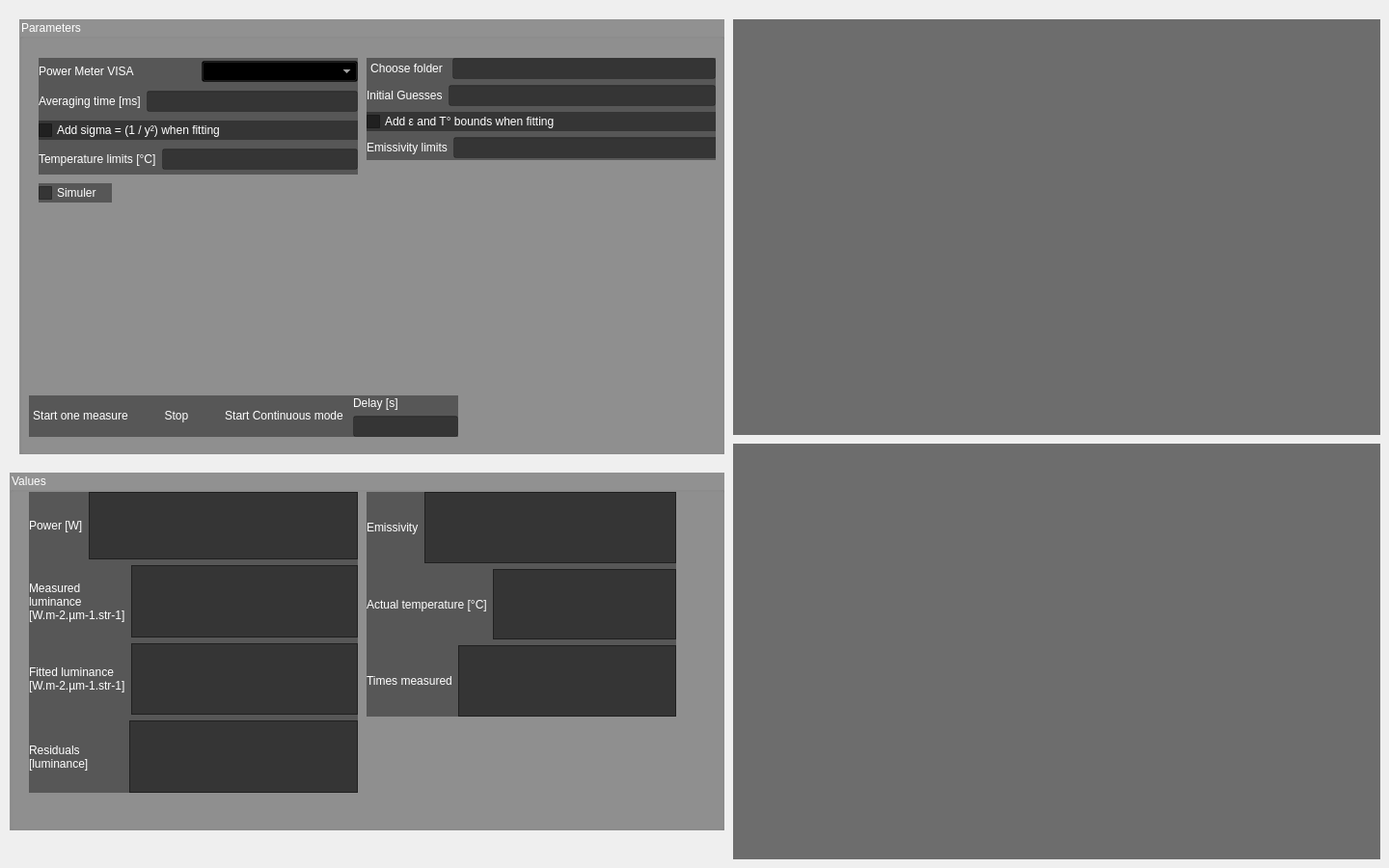
    <widget class="QWidget" name="Sample">
     <attribute name="title">
      <string>Sample</string>
     </attribute>
     <widget class="QFrame" name="frameUp">
      <property name="geometry">
       <rect>
        <x>760</x>
        <y>20</y>
        <width>671</width>
        <height>431</height>
       </rect>
      </property>
      <property name="autoFillBackground">
       <bool>false</bool>
      </property>
      <property name="styleSheet">
       <string notr="true">background-color: rgb(109,109,109);</string>
      </property>
     </widget>
     <widget class="QGroupBox" name="Val">
      <property name="geometry">
       <rect>
        <x>10</x>
        <y>490</y>
        <width>741</width>
        <height>371</height>
       </rect>
      </property>
      <property name="styleSheet">
       <string notr="true">background : rgba(0,0,0,100);
color: rgb(255,255,255)</string>
      </property>
      <property name="title">
       <string>Values</string>
      </property>
      <widget class="QLabel" name="labelvalResP">
       <property name="geometry">
        <rect>
         <x>55</x>
         <y>410</y>
         <width>101</width>
         <height>41</height>
        </rect>
       </property>
       <property name="styleSheet">
        <string notr="true">background : rgba(255,255,255,0)</string>
       </property>
       <property name="text">
        <string>Residuals [% luminance]</string>
       </property>
       <property name="scaledContents">
        <bool>false</bool>
       </property>
       <property name="wordWrap">
        <bool>true</bool>
       </property>
      </widget>
      <widget class="QTextBrowser" name="valResidualsP">
       <property name="geometry">
        <rect>
         <x>180</x>
         <y>410</y>
         <width>371</width>
         <height>50</height>
        </rect>
       </property>
       <property name="toolTip">
        <string>&lt;html&gt;&lt;head/&gt;&lt;body&gt;&lt;p&gt;&lt;span style=&quot; color:#aa55ff;&quot;&gt;Measured luminance - fitted luminance (using Planck's law with fitted T and E) in %&lt;/span&gt;&lt;/p&gt;&lt;/body&gt;&lt;/html&gt;</string>
       </property>
       <property name="whatsThis">
        <string>Measured luminance - fitted luminance (using Planck's law with fitted T and E)</string>
       </property>
      </widget>
      <widget class="QWidget" name="layoutWidget">
       <property name="geometry">
        <rect>
         <x>20</x>
         <y>20</y>
         <width>341</width>
         <height>312</height>
        </rect>
       </property>
       <layout class="QVBoxLayout" name="verticalLayout_8">
        <item>
         <layout class="QHBoxLayout" name="horizontalLayout_15">
          <item>
           <widget class="QLabel" name="labelvalPowS">
            <property name="layoutDirection">
             <enum>Qt::LeftToRight</enum>
            </property>
            <property name="styleSheet">
             <string notr="true">background : rgba(255,255,255,0)</string>
            </property>
            <property name="text">
             <string>Power [W]</string>
            </property>
           </widget>
          </item>
          <item>
           <widget class="QTextBrowser" name="valPowS">
            <property name="toolTip">
             <string>&lt;html&gt;&lt;head/&gt;&lt;body&gt;&lt;p&gt;&lt;span style=&quot; color:#aa55ff;&quot;&gt;Power received by the photodiodes&lt;/span&gt;&lt;/p&gt;&lt;/body&gt;&lt;/html&gt;</string>
            </property>
            <property name="whatsThis">
             <string>Power received by the photodiodes</string>
            </property>
           </widget>
          </item>
         </layout>
        </item>
        <item>
         <layout class="QHBoxLayout" name="horizontalLayout_16">
          <item>
           <widget class="QLabel" name="labelvalLum_2">
            <property name="styleSheet">
             <string notr="true">background : rgba(255,255,255,0)</string>
            </property>
            <property name="text">
             <string>Measured luminance [W.m-2.µm-1.str-1]</string>
            </property>
            <property name="wordWrap">
             <bool>true</bool>
            </property>
           </widget>
          </item>
          <item>
           <widget class="QTextBrowser" name="valLuminance">
            <property name="toolTip">
             <string>&lt;html&gt;&lt;head/&gt;&lt;body&gt;&lt;p&gt;&lt;span style=&quot; color:#aa55ff;&quot;&gt;Measured luminance using the A,B &amp;amp; C calibration coefficients &lt;/span&gt;&lt;/p&gt;&lt;/body&gt;&lt;/html&gt;</string>
            </property>
            <property name="whatsThis">
             <string>Measured luminance with the calibration coefficients</string>
            </property>
           </widget>
          </item>
         </layout>
        </item>
        <item>
         <layout class="QHBoxLayout" name="horizontalLayout_17">
          <item>
           <widget class="QLabel" name="labelvalFitLum">
            <property name="styleSheet">
             <string notr="true">background : rgba(255,255,255,0)</string>
            </property>
            <property name="text">
             <string>Fitted luminance [W.m-2.µm-1.str-1]</string>
            </property>
            <property name="scaledContents">
             <bool>false</bool>
            </property>
            <property name="wordWrap">
             <bool>true</bool>
            </property>
           </widget>
          </item>
          <item>
           <widget class="QTextBrowser" name="valFitLum">
            <property name="toolTip">
             <string>&lt;html&gt;&lt;head/&gt;&lt;body&gt;&lt;p&gt;&lt;span style=&quot; color:#aa55ff;&quot;&gt;Fitted luminance (using Planck's law with fitted T and E)&lt;/span&gt;&lt;/p&gt;&lt;/body&gt;&lt;/html&gt;</string>
            </property>
            <property name="whatsThis">
             <string>Measured luminance - fitted luminance (using Planck's law with fitted T and E)</string>
            </property>
           </widget>
          </item>
         </layout>
        </item>
        <item>
         <layout class="QHBoxLayout" name="horizontalLayout_18">
          <item>
           <widget class="QLabel" name="labelvalRes">
            <property name="styleSheet">
             <string notr="true">background : rgba(255,255,255,0)</string>
            </property>
            <property name="text">
             <string>Residuals [luminance]</string>
            </property>
            <property name="scaledContents">
             <bool>false</bool>
            </property>
            <property name="wordWrap">
             <bool>true</bool>
            </property>
           </widget>
          </item>
          <item>
           <widget class="QTextBrowser" name="valResiduals">
            <property name="toolTip">
             <string>&lt;html&gt;&lt;head/&gt;&lt;body&gt;&lt;p&gt;&lt;span style=&quot; color:#aa55ff;&quot;&gt;Measured luminance - fitted luminance (using Planck's law with fitted T and E)&lt;/span&gt;&lt;/p&gt;&lt;/body&gt;&lt;/html&gt;</string>
            </property>
            <property name="whatsThis">
             <string>Measured luminance - fitted luminance (using Planck's law with fitted T and E)</string>
            </property>
           </widget>
          </item>
         </layout>
        </item>
       </layout>
      </widget>
      <widget class="QWidget" name="layoutWidget">
       <property name="geometry">
        <rect>
         <x>370</x>
         <y>20</y>
         <width>321</width>
         <height>233</height>
        </rect>
       </property>
       <layout class="QVBoxLayout" name="verticalLayout_9">
        <item>
         <layout class="QHBoxLayout" name="horizontalLayout_19">
          <item>
           <widget class="QLabel" name="labelEm">
            <property name="enabled">
             <bool>false</bool>
            </property>
            <property name="styleSheet">
             <string notr="true">background : rgba(255,255,255,0)
</string>
            </property>
            <property name="lineWidth">
             <number>0</number>
            </property>
            <property name="text">
             <string>Emissivity</string>
            </property>
           </widget>
          </item>
          <item>
           <widget class="QTextBrowser" name="valEps">
            <property name="toolTip">
             <string>&lt;html&gt;&lt;head/&gt;&lt;body&gt;&lt;p&gt;&lt;span style=&quot; color:#aa55ff;&quot;&gt;Fitted emissivity&lt;/span&gt;&lt;/p&gt;&lt;/body&gt;&lt;/html&gt;</string>
            </property>
            <property name="whatsThis">
             <string>Fitted emissivity</string>
            </property>
           </widget>
          </item>
         </layout>
        </item>
        <item>
         <layout class="QHBoxLayout" name="horizontalLayout_20">
          <item>
           <widget class="QLabel" name="labelActTemp">
            <property name="enabled">
             <bool>true</bool>
            </property>
            <property name="styleSheet">
             <string notr="true">background : rgba(255,255,255,0)</string>
            </property>
            <property name="text">
             <string>Actual temperature [°C]</string>
            </property>
           </widget>
          </item>
          <item>
           <widget class="QTextBrowser" name="valTemp">
            <property name="toolTip">
             <string>&lt;html&gt;&lt;head/&gt;&lt;body&gt;&lt;p&gt;&lt;span style=&quot; color:#aa55ff;&quot;&gt;Fitted temperature&lt;/span&gt;&lt;/p&gt;&lt;/body&gt;&lt;/html&gt;</string>
            </property>
            <property name="whatsThis">
             <string>Fitted temperature</string>
            </property>
           </widget>
          </item>
         </layout>
        </item>
        <item>
         <layout class="QHBoxLayout" name="horizontalLayout_21">
          <item>
           <widget class="QLabel" name="labelNbMeasure">
            <property name="enabled">
             <bool>true</bool>
            </property>
            <property name="styleSheet">
             <string notr="true">background : rgba(255,255,255,0)</string>
            </property>
            <property name="text">
             <string>Times measured</string>
            </property>
           </widget>
          </item>
          <item>
           <widget class="QTextBrowser" name="valNbMeasure"/>
          </item>
         </layout>
        </item>
       </layout>
      </widget>
     </widget>
     <widget class="QGroupBox" name="Param">
      <property name="enabled">
       <bool>true</bool>
      </property>
      <property name="geometry">
       <rect>
        <x>20</x>
        <y>20</y>
        <width>731</width>
        <height>451</height>
       </rect>
      </property>
      <property name="styleSheet">
       <string notr="true">background : rgba(0,0,0,100);
color: rgb(255,255,255)</string>
      </property>
      <property name="title">
       <string>Parameters</string>
      </property>
      <widget class="QCheckBox" name="check_simu">
       <property name="geometry">
        <rect>
         <x>20</x>
         <y>170</y>
         <width>76</width>
         <height>20</height>
        </rect>
       </property>
       <property name="font">
        <font>
         <kerning>true</kerning>
        </font>
       </property>
       <property name="text">
        <string>Simuler</string>
       </property>
      </widget>
      <widget class="QWidget" name="layoutWidget">
       <property name="geometry">
        <rect>
         <x>20</x>
         <y>40</y>
         <width>331</width>
         <height>121</height>
        </rect>
       </property>
       <layout class="QVBoxLayout" name="verticalLayout_5">
        <item>
         <layout class="QHBoxLayout" name="horizontalLayout_8">
          <item>
           <widget class="QLabel" name="labelVISAs">
            <property name="font">
             <font>
              <italic>false</italic>
              <underline>false</underline>
              <strikeout>false</strikeout>
              <kerning>true</kerning>
             </font>
            </property>
            <property name="styleSheet">
             <string notr="true">background : rgba(255,255,255,0)</string>
            </property>
            <property name="text">
             <string>Power Meter VISA</string>
            </property>
            <property name="textFormat">
             <enum>Qt::PlainText</enum>
            </property>
            <property name="wordWrap">
             <bool>true</bool>
            </property>
           </widget>
          </item>
          <item>
           <widget class="QComboBox" name="id_powermeterS">
            <property name="toolTip">
             <string>&lt;html&gt;&lt;head/&gt;&lt;body&gt;&lt;p&gt;&lt;span style=&quot; color:#aa55ff;&quot;&gt;Instrument adress&lt;/span&gt;&lt;/p&gt;&lt;/body&gt;&lt;/html&gt;</string>
            </property>
            <property name="autoFillBackground">
             <bool>false</bool>
            </property>
            <property name="styleSheet">
             <string notr="true"/>
            </property>
            <property name="editable">
             <bool>false</bool>
            </property>
            <property name="currentText">
             <string/>
            </property>
           </widget>
          </item>
         </layout>
        </item>
        <item>
         <layout class="QHBoxLayout" name="horizontalLayout_9">
          <item>
           <widget class="QLabel" name="labelAvgs">
            <property name="enabled">
             <bool>false</bool>
            </property>
            <property name="styleSheet">
             <string notr="true">background : rgba(255,255,255,0)
</string>
            </property>
            <property name="lineWidth">
             <number>0</number>
            </property>
            <property name="text">
             <string>Averaging time [ms]</string>
            </property>
            <property name="wordWrap">
             <bool>true</bool>
            </property>
           </widget>
          </item>
          <item>
           <widget class="QLineEdit" name="avg_timeS">
            <property name="maximumSize">
             <size>
              <width>300</width>
              <height>16777215</height>
             </size>
            </property>
            <property name="toolTip">
             <string>&lt;html&gt;&lt;head/&gt;&lt;body&gt;&lt;p&gt;&lt;span style=&quot; color:#aa55ff;&quot;&gt;[A1,...,Aj,...,Ap]&lt;/span&gt;&lt;/p&gt;&lt;/body&gt;&lt;/html&gt;</string>
            </property>
            <property name="styleSheet">
             <string notr="true"/>
            </property>
            <property name="text">
             <string/>
            </property>
           </widget>
          </item>
         </layout>
        </item>
        <item>
         <widget class="QCheckBox" name="checkBoxSigma">
          <property name="font">
           <font>
            <family>MS Shell Dlg 2</family>
           </font>
          </property>
          <property name="contextMenuPolicy">
           <enum>Qt::NoContextMenu</enum>
          </property>
          <property name="layoutDirection">
           <enum>Qt::LeftToRight</enum>
          </property>
          <property name="text">
           <string>Add sigma = (1 / y²) when fitting</string>
          </property>
          <property name="checked">
           <bool>false</bool>
          </property>
         </widget>
        </item>
        <item>
         <layout class="QHBoxLayout" name="horizontalLayout_10">
          <item>
           <widget class="QLabel" name="labelTempLim">
            <property name="enabled">
             <bool>true</bool>
            </property>
            <property name="styleSheet">
             <string notr="true">background : rgba(255,255,255,0)</string>
            </property>
            <property name="text">
             <string>Temperature limits [°C]</string>
            </property>
            <property name="scaledContents">
             <bool>false</bool>
            </property>
            <property name="wordWrap">
             <bool>true</bool>
            </property>
           </widget>
          </item>
          <item>
           <widget class="QLineEdit" name="temp_limit">
            <property name="maximumSize">
             <size>
              <width>280</width>
              <height>16777215</height>
             </size>
            </property>
            <property name="toolTip">
             <string>&lt;html&gt;&lt;head/&gt;&lt;body&gt;&lt;p&gt;&lt;span style=&quot; color:#aa55ff;&quot;&gt;[Tmin, Tmax] bounds for the sample curve_fit function&lt;/span&gt;&lt;/p&gt;&lt;/body&gt;&lt;/html&gt;</string>
            </property>
            <property name="whatsThis">
             <string>[Tmin, Tmax] bounds for the sample curve_fit function</string>
            </property>
            <property name="styleSheet">
             <string notr="true"/>
            </property>
            <property name="text">
             <string/>
            </property>
           </widget>
          </item>
         </layout>
        </item>
       </layout>
      </widget>
      <widget class="QWidget" name="layoutWidget">
       <property name="geometry">
        <rect>
         <x>360</x>
         <y>40</y>
         <width>362</width>
         <height>106</height>
        </rect>
       </property>
       <layout class="QVBoxLayout" name="verticalLayout_6">
        <item>
         <layout class="QHBoxLayout" name="horizontalLayout_11">
          <item>
           <widget class="QPushButton" name="chooseFolderS">
            <property name="text">
             <string>Choose folder</string>
            </property>
            <property name="checkable">
             <bool>false</bool>
            </property>
            <property name="autoExclusive">
             <bool>false</bool>
            </property>
            <property name="autoDefault">
             <bool>false</bool>
            </property>
            <property name="default">
             <bool>true</bool>
            </property>
            <property name="flat">
             <bool>true</bool>
            </property>
           </widget>
          </item>
          <item>
           <widget class="QLineEdit" name="labelDirS">
            <property name="toolTip">
             <string>&lt;html&gt;&lt;head/&gt;&lt;body&gt;&lt;p&gt;&lt;span style=&quot; color:#aa55ff;&quot;&gt;Folder where the sample values, parameters and calibration values will be saved&lt;/span&gt;&lt;/p&gt;&lt;/body&gt;&lt;/html&gt;</string>
            </property>
           </widget>
          </item>
         </layout>
        </item>
        <item>
         <layout class="QHBoxLayout" name="horizontalLayout_12">
          <item>
           <widget class="QLabel" name="labelinit_guess">
            <property name="enabled">
             <bool>false</bool>
            </property>
            <property name="styleSheet">
             <string notr="true">background : rgba(255,255,255,0)
</string>
            </property>
            <property name="lineWidth">
             <number>0</number>
            </property>
            <property name="text">
             <string>Initial Guesses</string>
            </property>
           </widget>
          </item>
          <item>
           <widget class="QLineEdit" name="init_guess">
            <property name="maximumSize">
             <size>
              <width>300</width>
              <height>16777215</height>
             </size>
            </property>
            <property name="toolTip">
             <string>&lt;html&gt;&lt;head/&gt;&lt;body&gt;&lt;p&gt;&lt;span style=&quot; color:#aa55ff;&quot;&gt;[Tguess, Eguess] - Temperature (°C) and Emissivity at which the fit will start&lt;/span&gt;&lt;/p&gt;&lt;p&gt;&lt;span style=&quot; color:#aa55ff;&quot;&gt;If the fit cannot be made, try to lower the temperature &lt;/span&gt;&lt;/p&gt;&lt;/body&gt;&lt;/html&gt;</string>
            </property>
            <property name="styleSheet">
             <string notr="true"/>
            </property>
            <property name="text">
             <string/>
            </property>
           </widget>
          </item>
         </layout>
        </item>
        <item>
         <widget class="QCheckBox" name="checkBoxBounds">
          <property name="font">
           <font>
            <family>MS Shell Dlg 2</family>
           </font>
          </property>
          <property name="contextMenuPolicy">
           <enum>Qt::NoContextMenu</enum>
          </property>
          <property name="layoutDirection">
           <enum>Qt::LeftToRight</enum>
          </property>
          <property name="text">
           <string>Add ε and T° bounds when fitting</string>
          </property>
          <property name="checked">
           <bool>false</bool>
          </property>
         </widget>
        </item>
        <item>
         <layout class="QHBoxLayout" name="horizontalLayout_13">
          <item>
           <widget class="QLabel" name="labelEmlim">
            <property name="enabled">
             <bool>true</bool>
            </property>
            <property name="layoutDirection">
             <enum>Qt::LeftToRight</enum>
            </property>
            <property name="autoFillBackground">
             <bool>false</bool>
            </property>
            <property name="styleSheet">
             <string notr="true">background : rgba(255,255,255,0)</string>
            </property>
            <property name="text">
             <string>Emissivity limits</string>
            </property>
           </widget>
          </item>
          <item>
           <widget class="QLineEdit" name="em_limit">
            <property name="minimumSize">
             <size>
              <width>280</width>
              <height>0</height>
             </size>
            </property>
            <property name="maximumSize">
             <size>
              <width>280</width>
              <height>16777215</height>
             </size>
            </property>
            <property name="toolTip">
             <string>&lt;html&gt;&lt;head/&gt;&lt;body&gt;&lt;p&gt;&lt;span style=&quot; color:#aa55ff;&quot;&gt;[Emin, Emax] bounds for the sample curve_fit function&lt;/span&gt;&lt;/p&gt;&lt;/body&gt;&lt;/html&gt;</string>
            </property>
            <property name="whatsThis">
             <string>[Emin, Emax] bounds for the sample curve_fit function</string>
            </property>
            <property name="styleSheet">
             <string notr="true"/>
            </property>
            <property name="text">
             <string/>
            </property>
           </widget>
          </item>
         </layout>
        </item>
       </layout>
      </widget>
      <widget class="QWidget" name="layoutWidget">
       <property name="geometry">
        <rect>
         <x>10</x>
         <y>390</y>
         <width>445</width>
         <height>43</height>
        </rect>
       </property>
       <layout class="QHBoxLayout" name="horizontalLayout_14">
        <item>
         <widget class="QPushButton" name="startButtonS">
          <property name="enabled">
           <bool>true</bool>
          </property>
          <property name="styleSheet">
           <string notr="true"/>
          </property>
          <property name="text">
           <string>Start one measure</string>
          </property>
          <property name="checkable">
           <bool>false</bool>
          </property>
          <property name="autoExclusive">
           <bool>false</bool>
          </property>
          <property name="default">
           <bool>true</bool>
          </property>
          <property name="flat">
           <bool>true</bool>
          </property>
         </widget>
        </item>
        <item>
         <widget class="QPushButton" name="stopButton">
          <property name="enabled">
           <bool>false</bool>
          </property>
          <property name="styleSheet">
           <string notr="true"/>
          </property>
          <property name="text">
           <string>Stop</string>
          </property>
          <property name="checkable">
           <bool>false</bool>
          </property>
          <property name="autoExclusive">
           <bool>false</bool>
          </property>
          <property name="autoDefault">
           <bool>false</bool>
          </property>
          <property name="default">
           <bool>true</bool>
          </property>
          <property name="flat">
           <bool>true</bool>
          </property>
         </widget>
        </item>
        <item>
         <widget class="QPushButton" name="startContButtonS">
          <property name="enabled">
           <bool>true</bool>
          </property>
          <property name="styleSheet">
           <string notr="true"/>
          </property>
          <property name="text">
           <string>Start Continuous mode</string>
          </property>
          <property name="checkable">
           <bool>false</bool>
          </property>
          <property name="autoExclusive">
           <bool>false</bool>
          </property>
          <property name="default">
           <bool>true</bool>
          </property>
          <property name="flat">
           <bool>true</bool>
          </property>
         </widget>
        </item>
        <item>
         <layout class="QVBoxLayout" name="verticalLayout_7">
          <item>
           <widget class="QLabel" name="labelDelay">
            <property name="enabled">
             <bool>true</bool>
            </property>
            <property name="layoutDirection">
             <enum>Qt::LeftToRight</enum>
            </property>
            <property name="autoFillBackground">
             <bool>false</bool>
            </property>
            <property name="styleSheet">
             <string notr="true">background : rgba(255,255,255,0)</string>
            </property>
            <property name="text">
             <string>Delay [s]</string>
            </property>
           </widget>
          </item>
          <item>
           <widget class="QLineEdit" name="delay">
            <property name="minimumSize">
             <size>
              <width>0</width>
              <height>0</height>
             </size>
            </property>
            <property name="maximumSize">
             <size>
              <width>280</width>
              <height>16777215</height>
             </size>
            </property>
            <property name="toolTip">
             <string>&lt;html&gt;&lt;head/&gt;&lt;body&gt;&lt;p&gt;&lt;span style=&quot; color:#aa55ff;&quot;&gt;[Emin, Emax] bounds for the sample curve_fit function&lt;/span&gt;&lt;/p&gt;&lt;/body&gt;&lt;/html&gt;</string>
            </property>
            <property name="whatsThis">
             <string>[Emin, Emax] bounds for the sample curve_fit function</string>
            </property>
            <property name="styleSheet">
             <string notr="true"/>
            </property>
            <property name="text">
             <string/>
            </property>
           </widget>
          </item>
         </layout>
        </item>
       </layout>
      </widget>
     </widget>
     <widget class="QWidget" name="widgetDown" native="true">
      <property name="enabled">
       <bool>false</bool>
      </property>
      <property name="geometry">
       <rect>
        <x>760</x>
        <y>460</y>
        <width>671</width>
        <height>431</height>
       </rect>
      </property>
      <property name="autoFillBackground">
       <bool>false</bool>
      </property>
      <property name="styleSheet">
       <string notr="true">background-color: rgb(109,109,109);</string>
      </property>
     </widget>
    </widget>
